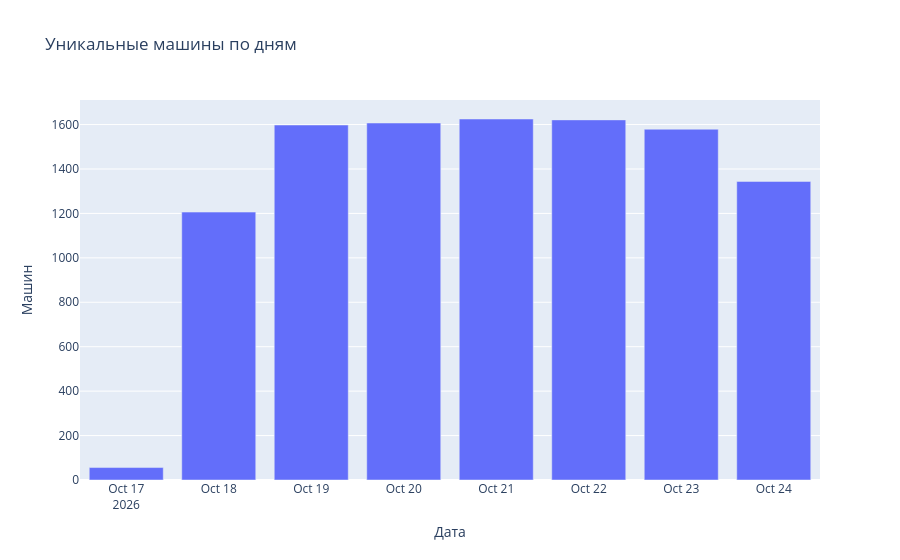
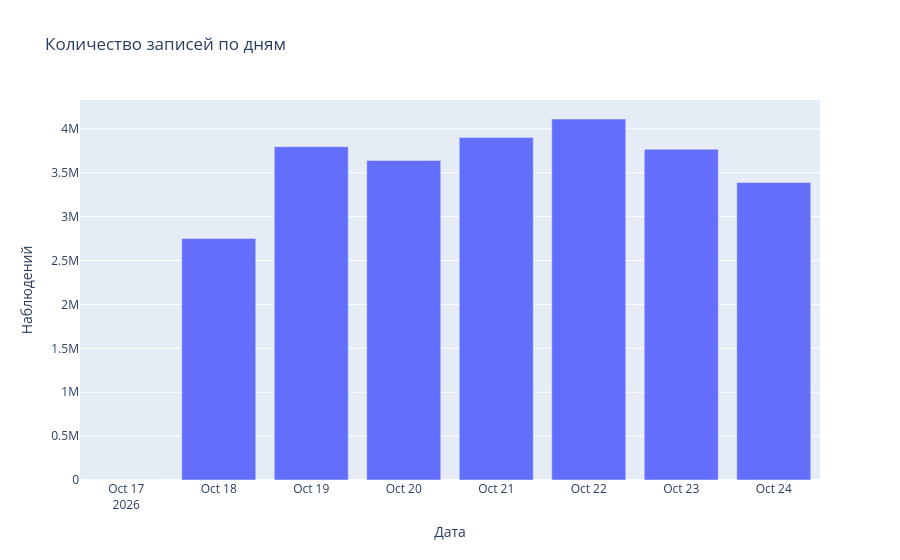

Source (notebook cell) for these figures, in order:
### Code cell
df_daily = pd.DataFrame([
    {'Дата': str(day), 'Машин': len(day_ids[day]), 'Наблюдений': day_obs[day]}
    for day in sorted(day_ids)
])

fig = px.bar(df_daily, x='Дата', y='Машин', title='Уникальные машины по дням')
fig.show()

fig = px.bar(df_daily, x='Дата', y='Наблюдений', title='Количество записей по дням')
fig.show()

### Figure 1 — Plotly figure (JSON) as saved in the notebook; plotly's stock layout.template omitted (floating-point values rounded to 4 significant figures)
{"data": [{"hovertemplate": "Дата=%{x}<br>Машин=%{y}<extra></extra>", "legendgroup": "", "marker": {"color": "#636efa", "pattern": {"shape": ""}}, "name": "", "orientation": "v", "showlegend": false, "textposition": "auto", "type": "bar", "x": ["2026-10-17", "2026-10-18", "2026-10-19", "2026-10-20", "2026-10-21", "2026-10-22", "2026-10-23", "2026-10-24"], "xaxis": "x", "y": [56, 1206, 1598, 1607, 1625, 1621, 1579, 1344], "yaxis": "y"}], "layout": {"barmode": "relative", "legend": {"tracegroupgap": 0}, "title": {"text": "Уникальные машины по дням"}, "xaxis": {"anchor": "y", "domain": [0, 1], "title": {"text": "Дата"}}, "yaxis": {"anchor": "x", "domain": [0, 1], "title": {"text": "Машин"}}}}

### Figure 2 — Plotly figure (JSON) as saved in the notebook; plotly's stock layout.template omitted (floating-point values rounded to 4 significant figures)
{"data": [{"hovertemplate": "Дата=%{x}<br>Наблюдений=%{y}<extra></extra>", "legendgroup": "", "marker": {"color": "#636efa", "pattern": {"shape": ""}}, "name": "", "orientation": "v", "showlegend": false, "textposition": "auto", "type": "bar", "x": ["2026-10-17", "2026-10-18", "2026-10-19", "2026-10-20", "2026-10-21", "2026-10-22", "2026-10-23", "2026-10-24"], "xaxis": "x", "y": [165, 2750675, 3796938, 3639799, 3901864, 4112332, 3767741, 3389000], "yaxis": "y"}], "layout": {"barmode": "relative", "legend": {"tracegroupgap": 0}, "title": {"text": "Количество записей по дням"}, "xaxis": {"anchor": "y", "domain": [0, 1], "title": {"text": "Дата"}}, "yaxis": {"anchor": "x", "domain": [0, 1], "title": {"text": "Наблюдений"}}}}
